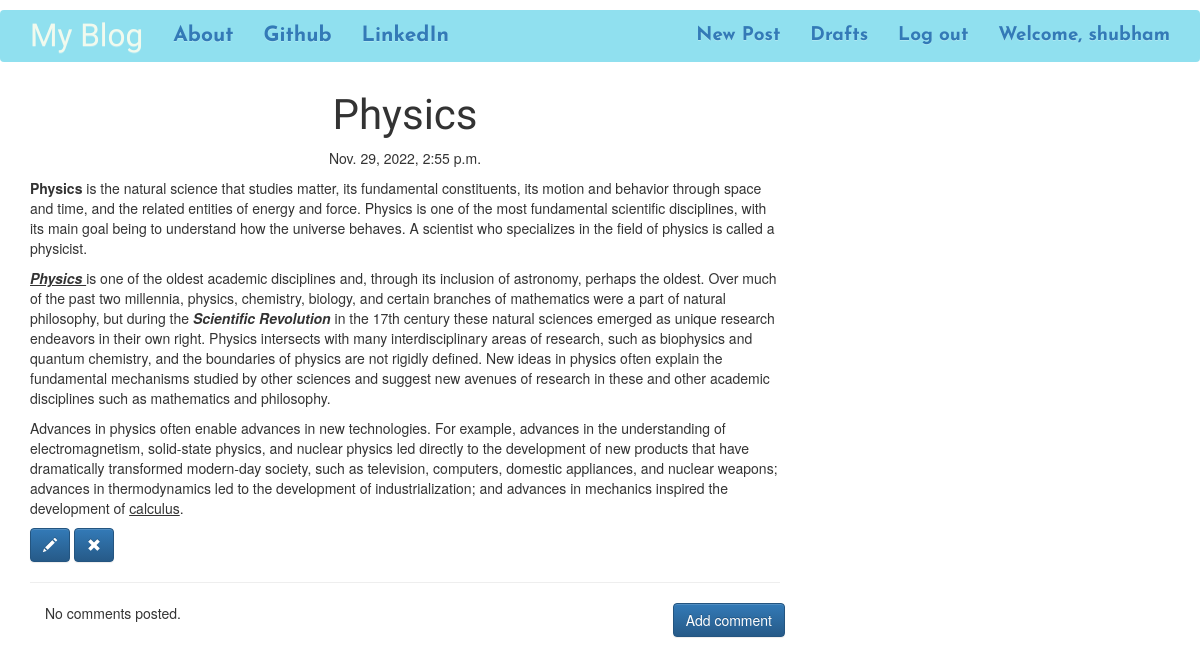
Screenshot of /post/4 (signed in) with the database file from the repository.
### blog_app/models.py (models this page shows, shortened)
class Post(models.Model):
    author = models.ForeignKey('auth.User')
    title = models.CharField(max_length=200)
    text = models.TextField()
    created_date = models.DateTimeField(default=timezone.now)
    published_date = models.DateTimeField(blank=True, null=True)

### blog_app/views.py (the view)
# urls.py: url(r'^post/(?P<pk>\d+)$', views.PostDetailView.as_view(), name='post_detail'),
class PostDetailView(DetailView):
    model = Post

### blog_app/templates/blog_app/post_detail.html
{% extends 'blog_app/base.html' %}
{% block content %}
        <h1 class='posttitle loader'>{{ post.title }}</h1>
        {% if post.published_date %}
            <div class="date postdate">
                {{ post.published_date }}
            </div>
        {% else %}
            <a class="btn btn-default" href="{% url 'post_publish' pk=post.pk %}">Publish</a>
        {% endif %}
      <p class='postcontent' >{{ post.text|safe|linebreaksbr }}</p>
      {% if user.is_authenticated %}
          <a class="btn btn-primary" href="{% url 'post_edit' pk=post.pk %}"><span class="glyphicon glyphicon-pencil"></span></a>
          <a class="btn btn-primary" href="{% url 'post_remove' pk=post.pk %}"><span class="glyphicon glyphicon-remove"></span></a>
      {% endif %}
  <hr>
  <a class="btn btn-primary btn-comment" href="{% url 'add_comment_to_post' pk=post.pk %}">Add comment</a>
  <div class="container">
  {% for comment in post.comments.all %}
  <br>
      {% if user.is_authenticated or comment.approved_comment %}
              {{ comment.created_date }}
              {% if not comment.approved_comment %}
                  <a class="btn btn-default" href="{% url 'comment_remove' pk=comment.pk %}"><span class="glyphicon glyphicon-remove"></span></a>
                  <a class="btn btn-default" href="{% url 'comment_approve' pk=comment.pk %}"><span class="glyphicon glyphicon-ok"></span></a>
              {% endif %}
          <p>{{ comment.text|safe|linebreaks }}</p>
          <p>Posted by: <strong>{{ comment.author }}</strong></p>
      {% endif %}
  {% empty %}
      <p>No comments posted.</p>
  {% endfor %}
</div>
{% endblock %}

### blog_app/templates/blog_app/base.html (shortened to what this page needs)
<!DOCTYPE html>
{% load staticfiles %}
<html>
    <head>
        <link rel="stylesheet" href="https://maxcdn.bootstrapcdn.com/bootstrap/3.3.7/css/bootstrap.min.css">
        <link rel="stylesheet" href="https://maxcdn.bootstrapcdn.com/bootstrap/3.3.7/css/bootstrap-theme.min.css">
        <link rel="stylesheet" href="//cdn.jsdelivr.net/medium-editor/latest/css/medium-editor.min.css" type="text/css" media="screen" charset="utf-8">
        <link rel="stylesheet" href="{% static 'css/blog_app.css' %}">
<body>
  <nav class="navbar navbarclass loader">
    <div class="container">
      <ul class="nav navbar-nav">
        <li><a class='navbar-brand brandclass' href="{% url 'post_list' %}">My Blog</a></li>
        <li><a class='topitems' href="{% url 'about'%}">About</a></li>
        <li><a class='topitems' href="https://www.github.com">Github</a></li>
        <li><a class='topitems' href="https://www.linkedin.com">LinkedIn</a></li>
      </ul>
      <ul class="nav navbar-nav navbar-right">
        {% if user.is_authenticated %}
        <li>
          <a class='rightitems' href="{% url 'post_new' %}" >New Post</a>
        </li>
        <li>
          <a class='rightitems' href="{% url 'post_draft_list' %}">Drafts</a>
        </li>
        <li>
          <a class='rightitems' href="{% url 'logout' %}" >Log out</a>
        </li>
        <li>
          <a class='rightitems' href="#"> Welcome, {{ user.username }}</a>
        </li>
          {% else %}
          <li><a class='nav navbar-right' href="{% url 'login' %}" >Login</a></li>
        {% endif %}
      </ul>
  </div>
</nav>
        <div class="content container">
            <div class="row">
                <div class="col-md-8">
                  <div class="blog_posts">
                    {% block content %}
                    {% endblock %}
                  </div>
                </div>
            </div>
        </div>
</body>
</html>

### blog_app/static/css/blog_app.css (style rules this page uses)
.navbarclass { font-family: 'Josefin Sans', sans-serif; font-size: 1.5em; margin-top: 10px; margin-bottom: 10px; background-color: #90e0ef; }
.topitems { font-weight: bold; }
.rightitems { font-size: 0.9em; font-weight: bold; }
.brandclass { font-size: 1.5em; font-family: 'Lilita One'; color: #f1faee; }
.postdate { text-align:center; }
.posttitle { font-family: 'Lilita One'; font-size: 3em ; text-align:center; }
.postcontent { font-size: 1.5em; }
.btn-comment { position: absolute; right: 10px; }
.loader { filter:hue-rotate(0deg); color:linear-gradient(45deg,#0f8,#08f); animation:hue 10000ms infinite linear; }

### rows the page displays
Post: title "Physics", published_date "Nov. 29, 2022, 2:55 p.m.", text "Physics is the natural science that studies matter, its fundamental constituents, its motion and behavior through space and time, and the related entities of energy and force. Physics is one of the most fundamental scientific disciplines, with its main goal being to understand how the universe behaves. A scientist who specializes in the field of physics is called a physicist. Physics is one of the oldest academic disciplines and, through its inclusion of astronomy, perhaps the oldest. Over much of the past two millennia, physics, chemistry, biology, and certain branches of mathematics were a part of natural philosophy, but during the Scientific Revolution in the 17th century these natural…"

### other values shown
{{ user.username }} "shubham"
